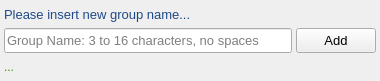
<?xml version="1.0" encoding="UTF-8"?>
<ui version="4.0">
 <class>CreateNewGroupObject</class>
 <widget class="QWidget" name="CreateNewGroupObject">
  <property name="geometry">
   <rect>
    <x>0</x>
    <y>0</y>
    <width>380</width>
    <height>81</height>
   </rect>
  </property>
  <property name="sizePolicy">
   <sizepolicy hsizetype="Fixed" vsizetype="Fixed">
    <horstretch>0</horstretch>
    <verstretch>0</verstretch>
   </sizepolicy>
  </property>
  <property name="minimumSize">
   <size>
    <width>380</width>
    <height>81</height>
   </size>
  </property>
  <property name="maximumSize">
   <size>
    <width>380</width>
    <height>81</height>
   </size>
  </property>
  <property name="font">
   <font>
    <pointsize>10</pointsize>
   </font>
  </property>
  <property name="windowTitle">
   <string>Create New Group</string>
  </property>
  <layout class="QVBoxLayout" name="verticalLayout">
   <property name="spacing">
    <number>4</number>
   </property>
   <property name="leftMargin">
    <number>4</number>
   </property>
   <property name="topMargin">
    <number>4</number>
   </property>
   <property name="rightMargin">
    <number>4</number>
   </property>
   <property name="bottomMargin">
    <number>4</number>
   </property>
   <item>
    <widget class="QLabel" name="label">
     <property name="font">
      <font>
       <pointsize>10</pointsize>
      </font>
     </property>
     <property name="styleSheet">
      <string notr="true">color: rgb(32, 74, 135);</string>
     </property>
     <property name="text">
      <string>Please insert new group name...</string>
     </property>
    </widget>
   </item>
   <item>
    <layout class="QHBoxLayout" name="horizontalLayout">
     <item>
      <widget class="QLineEdit" name="groupNameText">
       <property name="minimumSize">
        <size>
         <width>0</width>
         <height>25</height>
        </size>
       </property>
       <property name="maximumSize">
        <size>
         <width>16777215</width>
         <height>25</height>
        </size>
       </property>
       <property name="placeholderText">
        <string>Group Name: 3 to 16 characters, no spaces</string>
       </property>
      </widget>
     </item>
     <item>
      <widget class="QPushButton" name="addButton">
       <property name="minimumSize">
        <size>
         <width>80</width>
         <height>25</height>
        </size>
       </property>
       <property name="maximumSize">
        <size>
         <width>80</width>
         <height>25</height>
        </size>
       </property>
       <property name="text">
        <string>Add</string>
       </property>
       <property name="icon">
        <iconset>
         <normalon>../../../../../build-Qs Messenger Client-Desktop-Debug/Resources/icons/addGroup.png</normalon>
        </iconset>
       </property>
      </widget>
     </item>
    </layout>
   </item>
   <item>
    <widget class="QLabel" name="serverMessage">
     <property name="font">
      <font>
       <pointsize>9</pointsize>
      </font>
     </property>
     <property name="styleSheet">
      <string notr="true">color: rgb(60, 150, 0);</string>
     </property>
     <property name="text">
      <string>...</string>
     </property>
    </widget>
   </item>
  </layout>
 </widget>
 <resources/>
 <connections/>
</ui>
